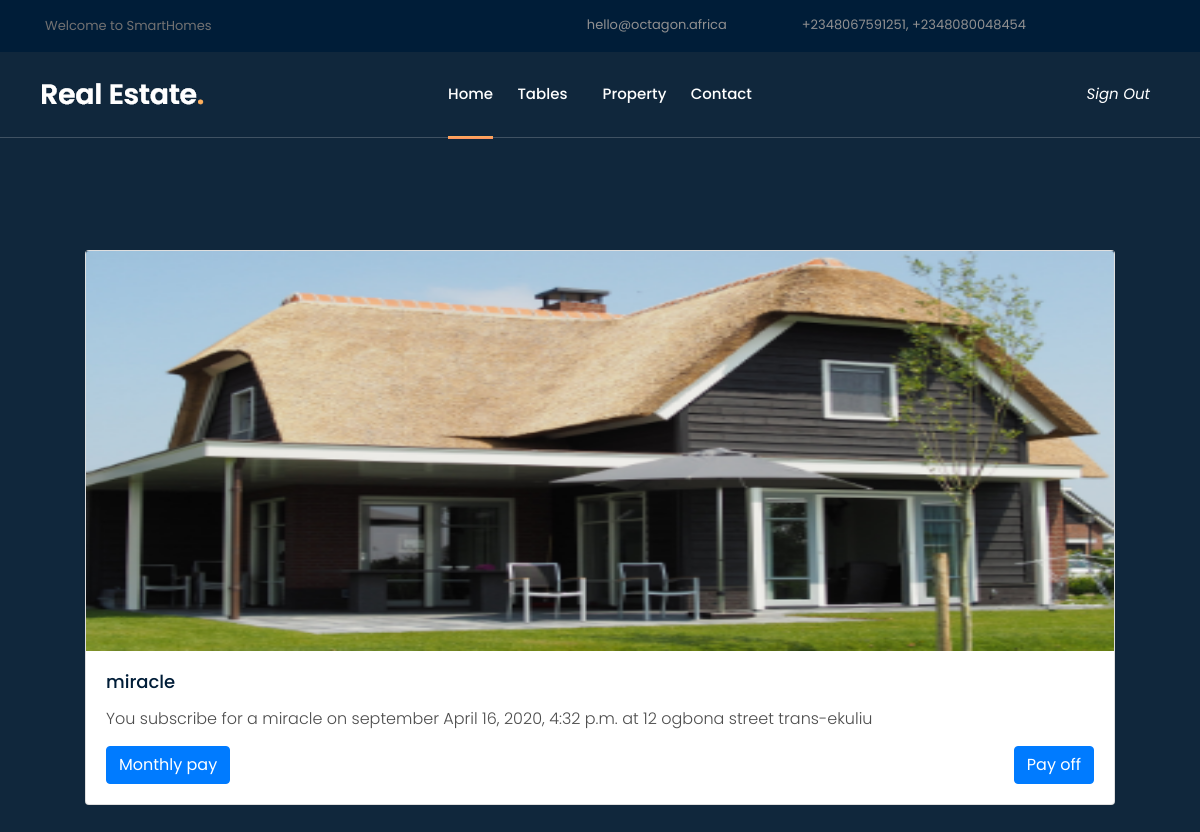
Page /sub-list/ (signed in) on the committed database.
### Houses/models.py (models this page shows)
class  Subscription(models.Model):
    user = models.ForeignKey(User, on_delete=models.CASCADE)
    house = models.ForeignKey(Properties, on_delete=models.CASCADE , null= True)
    fullName = models.CharField(max_length=100)
    address = models.CharField(max_length=100)
    phoneNumber = models.CharField(max_length=100)
    city = models.CharField(max_length=100, null=True)
    state = models.CharField(max_length=100, null=True)
    kin_Name = models.CharField(max_length=100, null=True)
    kin_phoneNumber = models.CharField(max_length=100, null=True)
    kin_address = models.CharField(max_length=100, null=True)
    employer_name = models.CharField(max_length=100, null=True)
    employer_Address = models.CharField(max_length=100, null=True)
    date = models.DateTimeField( default= datetime.now() )
    amount = models.IntegerField(null=True)
    amount_to_be_paid = models.IntegerField(null=True)
    total_paid = models.IntegerField(null=True)

class Properties(models.Model):
    label = models.CharField(
        max_length=20, choices=LABEL_CHOICES, default='For_Sale')
    image1 = models.ImageField(null=True, blank=True)
    image2 = models.ImageField(null=True,  blank=True)
    image3 = models.ImageField(null=True,  blank=True)
    image4 = models.ImageField(null=True, blank=True)
    des = models.TextField(null=True, blank=True)
    title = models.CharField(max_length=100, null=True, blank=True)
    location = models.CharField(max_length=100)
    price = models.IntegerField()
    size = models.IntegerField(null=True)
    bedroom = models.IntegerField(null=True)
    bathroom = models.CharField(max_length=100)

### Houses/views.py (the view)
# urls.py: path('sub-list/', views.listOfSub, name='sublist'),
@login_required(login_url='user-login')
def listOfSub(request):
    if request.user.is_authenticated:
        sub_list = Subscription.objects.filter(user=request.user)
        print(sub_list)
        if len(sub_list) ==0:
            return render(request, 'empty-sub.html',)
        context = {
            'subs': sub_list
        }
        return render(request, 'subscription_List.html', context)
    else:
        raise Http404()

### templates/subscription_List.html (shortened to what this page needs)
{% extends 'base.html' %}{% load static %} {% block content %}
<div class="property_details_banner">
    <div class="container">
        {% for sub in subs %}
        <div class="items">
            <div class="card  ">
                <div class="view overlay  ">
                    <img class="card-img-top" style="height: 400px;" src="{{sub.house.image1.url}}" alt="Card image cap">
                </div>
                <div class="card-body">
                    <h4 class="card-title">{{sub.fullName}}</h4>
                    <p class="card-text">You subscribe for a {{sub.fullName}} on september {{ sub.date }} at {{sub.address}}
                    </p>
                    <div class="center ">
                        <form>
                            <a href="#" onclick="payWithPaystackMonthly('{{sub.user.email}}', '{{sub.phoneNumber}}', '{{sub.pk}}' , '{{sub.amount_to_be_paid}}' )" class="btn btn-primary">Monthly pay</a>
                        </form>
                        <form> <a href="#" onclick="payWithPaystackOutRight('{{sub.user.email}}', '{{sub.phoneNumber}}' , '{{sub.pk}}', '{{sub.amount}}', '{{sub.total_paid}}' )" class="btn btn-primary">Pay off</a> </form>
                    </div>
                </div>
            </div>
        </div>
        {% endfor %}
    </div>
</div> {%endblock%}

### templates/subscription_List.html (style rules this page uses)
.center { width: auto; display: flex; justify-content: space-between; }
.items { padding-left: 40px; padding-right: 40px; width: auto; padding-bottom: 40px; }

### rows in the picture
Subscription: house.image1 (picture), fullName "miracle", date "April 16, 2020, 4:32 p.m.", address "12 ogbona street trans-ekuliu"
